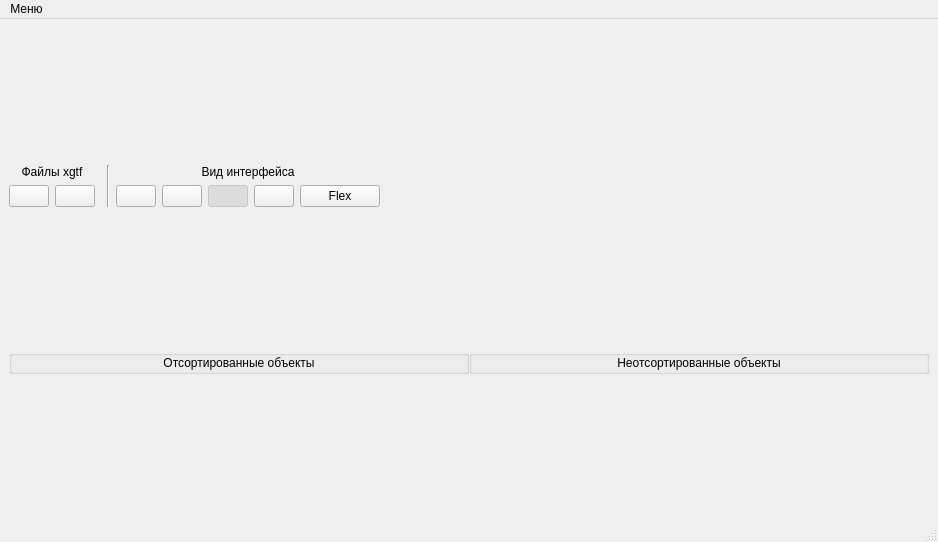
<?xml version="1.0" encoding="UTF-8"?>
<ui version="4.0">
 <class>MainWindow</class>
 <widget class="QMainWindow" name="MainWindow">
  <property name="geometry">
   <rect>
    <x>0</x>
    <y>0</y>
    <width>938</width>
    <height>542</height>
   </rect>
  </property>
  <property name="windowTitle">
   <string>XGTFUuidCombiner</string>
  </property>
  <widget class="QWidget" name="centralwidget">
   <layout class="QVBoxLayout" name="verticalLayout_5">
    <item>
     <layout class="QHBoxLayout" name="horizontalLayout">
      <item>
       <layout class="QVBoxLayout" name="verticalLayout_4">
        <item>
         <widget class="QLabel" name="label_6">
          <property name="sizePolicy">
           <sizepolicy hsizetype="Preferred" vsizetype="Maximum">
            <horstretch>0</horstretch>
            <verstretch>0</verstretch>
           </sizepolicy>
          </property>
          <property name="text">
           <string>Файлы xgtf</string>
          </property>
          <property name="alignment">
           <set>Qt::AlignCenter</set>
          </property>
         </widget>
        </item>
        <item>
         <layout class="QHBoxLayout" name="horizontalLayout_4">
          <item>
           <widget class="QPushButton" name="pushButton_open_xgtf_files_and_load">
            <property name="font">
             <font>
              <weight>75</weight>
              <bold>true</bold>
             </font>
            </property>
            <property name="toolTip">
             <string>Открыть папку с файлами xgtf</string>
            </property>
            <property name="layoutDirection">
             <enum>Qt::LeftToRight</enum>
            </property>
            <property name="autoFillBackground">
             <bool>false</bool>
            </property>
            <property name="text">
             <string/>
            </property>
            <property name="icon">
             <iconset resource="../../resources/resources_file.qrc">
              <normaloff>:/Images/open_files.svg</normaloff>:/Images/open_files.svg</iconset>
            </property>
            <property name="iconSize">
             <size>
              <width>32</width>
              <height>32</height>
             </size>
            </property>
           </widget>
          </item>
          <item>
           <widget class="QPushButton" name="pushButton_save_results">
            <property name="enabled">
             <bool>true</bool>
            </property>
            <property name="toolTip">
             <string>Сохранить результаты</string>
            </property>
            <property name="text">
             <string/>
            </property>
            <property name="icon">
             <iconset resource="../../resources/resources_file.qrc">
              <normaloff>:/Images/save_files.svg</normaloff>:/Images/save_files.svg</iconset>
            </property>
            <property name="iconSize">
             <size>
              <width>32</width>
              <height>32</height>
             </size>
            </property>
           </widget>
          </item>
         </layout>
        </item>
       </layout>
      </item>
      <item>
       <widget class="QFrame" name="frame">
        <property name="frameShape">
         <enum>QFrame::StyledPanel</enum>
        </property>
        <property name="frameShadow">
         <enum>QFrame::Raised</enum>
        </property>
       </widget>
      </item>
      <item>
       <widget class="Line" name="line">
        <property name="orientation">
         <enum>Qt::Vertical</enum>
        </property>
       </widget>
      </item>
      <item>
       <layout class="QVBoxLayout" name="verticalLayout_6">
        <item>
         <widget class="QLabel" name="label_4">
          <property name="sizePolicy">
           <sizepolicy hsizetype="Minimum" vsizetype="Maximum">
            <horstretch>0</horstretch>
            <verstretch>0</verstretch>
           </sizepolicy>
          </property>
          <property name="text">
           <string>Вид интерфейса</string>
          </property>
          <property name="alignment">
           <set>Qt::AlignCenter</set>
          </property>
         </widget>
        </item>
        <item>
         <layout class="QHBoxLayout" name="horizontalLayout_3">
          <property name="sizeConstraint">
           <enum>QLayout::SetMaximumSize</enum>
          </property>
          <item>
           <widget class="QPushButton" name="pushButton_set_1">
            <property name="sizePolicy">
             <sizepolicy hsizetype="Maximum" vsizetype="Maximum">
              <horstretch>0</horstretch>
              <verstretch>0</verstretch>
             </sizepolicy>
            </property>
            <property name="toolTip">
             <string>Устанавливает один столбец объектов</string>
            </property>
            <property name="text">
             <string/>
            </property>
            <property name="icon">
             <iconset resource="../../resources/resources_file.qrc">
              <normaloff>:/Images/1x1.bmp</normaloff>:/Images/1x1.bmp</iconset>
            </property>
            <property name="iconSize">
             <size>
              <width>32</width>
              <height>32</height>
             </size>
            </property>
            <property name="checkable">
             <bool>true</bool>
            </property>
           </widget>
          </item>
          <item>
           <widget class="QPushButton" name="pushButton_set_2">
            <property name="sizePolicy">
             <sizepolicy hsizetype="Maximum" vsizetype="Maximum">
              <horstretch>0</horstretch>
              <verstretch>0</verstretch>
             </sizepolicy>
            </property>
            <property name="toolTip">
             <string>Устанавливает два столбца объектов</string>
            </property>
            <property name="text">
             <string/>
            </property>
            <property name="icon">
             <iconset resource="../../resources/resources_file.qrc">
              <normaloff>:/Images/2x2.bmp</normaloff>:/Images/2x2.bmp</iconset>
            </property>
            <property name="iconSize">
             <size>
              <width>32</width>
              <height>32</height>
             </size>
            </property>
            <property name="checkable">
             <bool>true</bool>
            </property>
           </widget>
          </item>
          <item>
           <widget class="QPushButton" name="pushButton_set_3">
            <property name="enabled">
             <bool>false</bool>
            </property>
            <property name="sizePolicy">
             <sizepolicy hsizetype="Maximum" vsizetype="Maximum">
              <horstretch>0</horstretch>
              <verstretch>0</verstretch>
             </sizepolicy>
            </property>
            <property name="toolTip">
             <string>Устанавливает три столбца объектов</string>
            </property>
            <property name="text">
             <string/>
            </property>
            <property name="icon">
             <iconset resource="../../resources/resources_file.qrc">
              <normaloff>:/Images/3x3.bmp</normaloff>:/Images/3x3.bmp</iconset>
            </property>
            <property name="iconSize">
             <size>
              <width>32</width>
              <height>32</height>
             </size>
            </property>
            <property name="checkable">
             <bool>true</bool>
            </property>
            <property name="checked">
             <bool>true</bool>
            </property>
           </widget>
          </item>
          <item>
           <widget class="QPushButton" name="pushButton_set_4">
            <property name="sizePolicy">
             <sizepolicy hsizetype="Maximum" vsizetype="Maximum">
              <horstretch>0</horstretch>
              <verstretch>0</verstretch>
             </sizepolicy>
            </property>
            <property name="toolTip">
             <string>Устанавливает четыре столбца объектов</string>
            </property>
            <property name="text">
             <string/>
            </property>
            <property name="icon">
             <iconset resource="../../resources/resources_file.qrc">
              <normaloff>:/Images/4x4.bmp</normaloff>:/Images/4x4.bmp</iconset>
            </property>
            <property name="iconSize">
             <size>
              <width>32</width>
              <height>32</height>
             </size>
            </property>
            <property name="checkable">
             <bool>true</bool>
            </property>
           </widget>
          </item>
          <item>
           <widget class="QPushButton" name="pushButton_set_flex">
            <property name="sizePolicy">
             <sizepolicy hsizetype="Maximum" vsizetype="Maximum">
              <horstretch>0</horstretch>
              <verstretch>0</verstretch>
             </sizepolicy>
            </property>
            <property name="toolTip">
             <string>Устанавливает динамическое количество столбцов в ряду</string>
            </property>
            <property name="text">
             <string>Flex</string>
            </property>
           </widget>
          </item>
         </layout>
        </item>
       </layout>
      </item>
      <item>
       <spacer name="horizontalSpacer">
        <property name="orientation">
         <enum>Qt::Horizontal</enum>
        </property>
        <property name="sizeHint" stdset="0">
         <size>
          <width>40</width>
          <height>20</height>
         </size>
        </property>
       </spacer>
      </item>
     </layout>
    </item>
    <item>
     <layout class="QVBoxLayout" name="verticalLayout">
      <item>
       <layout class="QHBoxLayout" name="horizontalLayout_2">
        <property name="spacing">
         <number>0</number>
        </property>
        <item>
         <widget class="QGroupBox" name="groupBox">
          <property name="title">
           <string/>
          </property>
          <layout class="QVBoxLayout" name="verticalLayout_2">
           <property name="sizeConstraint">
            <enum>QLayout::SetMaximumSize</enum>
           </property>
           <property name="leftMargin">
            <number>0</number>
           </property>
           <property name="topMargin">
            <number>0</number>
           </property>
           <property name="rightMargin">
            <number>0</number>
           </property>
           <property name="bottomMargin">
            <number>1</number>
           </property>
           <item>
            <widget class="QLabel" name="label">
             <property name="sizePolicy">
              <sizepolicy hsizetype="Preferred" vsizetype="Maximum">
               <horstretch>0</horstretch>
               <verstretch>0</verstretch>
              </sizepolicy>
             </property>
             <property name="text">
              <string>Отсортированные объекты</string>
             </property>
             <property name="alignment">
              <set>Qt::AlignCenter</set>
             </property>
            </widget>
           </item>
          </layout>
         </widget>
        </item>
        <item>
         <widget class="QGroupBox" name="groupBox_2">
          <property name="title">
           <string/>
          </property>
          <layout class="QVBoxLayout" name="verticalLayout_3">
           <property name="sizeConstraint">
            <enum>QLayout::SetMaximumSize</enum>
           </property>
           <property name="leftMargin">
            <number>0</number>
           </property>
           <property name="topMargin">
            <number>0</number>
           </property>
           <property name="rightMargin">
            <number>0</number>
           </property>
           <property name="bottomMargin">
            <number>1</number>
           </property>
           <item>
            <widget class="QLabel" name="label_2">
             <property name="sizePolicy">
              <sizepolicy hsizetype="Preferred" vsizetype="Maximum">
               <horstretch>0</horstretch>
               <verstretch>0</verstretch>
              </sizepolicy>
             </property>
             <property name="text">
              <string>Неотсортированные объекты</string>
             </property>
             <property name="alignment">
              <set>Qt::AlignCenter</set>
             </property>
            </widget>
           </item>
          </layout>
         </widget>
        </item>
       </layout>
      </item>
     </layout>
    </item>
   </layout>
  </widget>
  <widget class="QMenuBar" name="menubar">
   <property name="geometry">
    <rect>
     <x>0</x>
     <y>0</y>
     <width>938</width>
     <height>21</height>
    </rect>
   </property>
   <widget class="QMenu" name="menu">
    <property name="title">
     <string>Меню</string>
    </property>
    <widget class="QMenu" name="menu_styles">
     <property name="title">
      <string>Стили</string>
     </property>
    </widget>
    <addaction name="menu_styles"/>
   </widget>
   <addaction name="menu"/>
  </widget>
  <widget class="QStatusBar" name="statusbar"/>
  <action name="action_2">
   <property name="text">
    <string>Основная тема</string>
   </property>
  </action>
 </widget>
 <resources>
  <include location="../../resources/resources_file.qrc"/>
 </resources>
 <connections/>
</ui>
